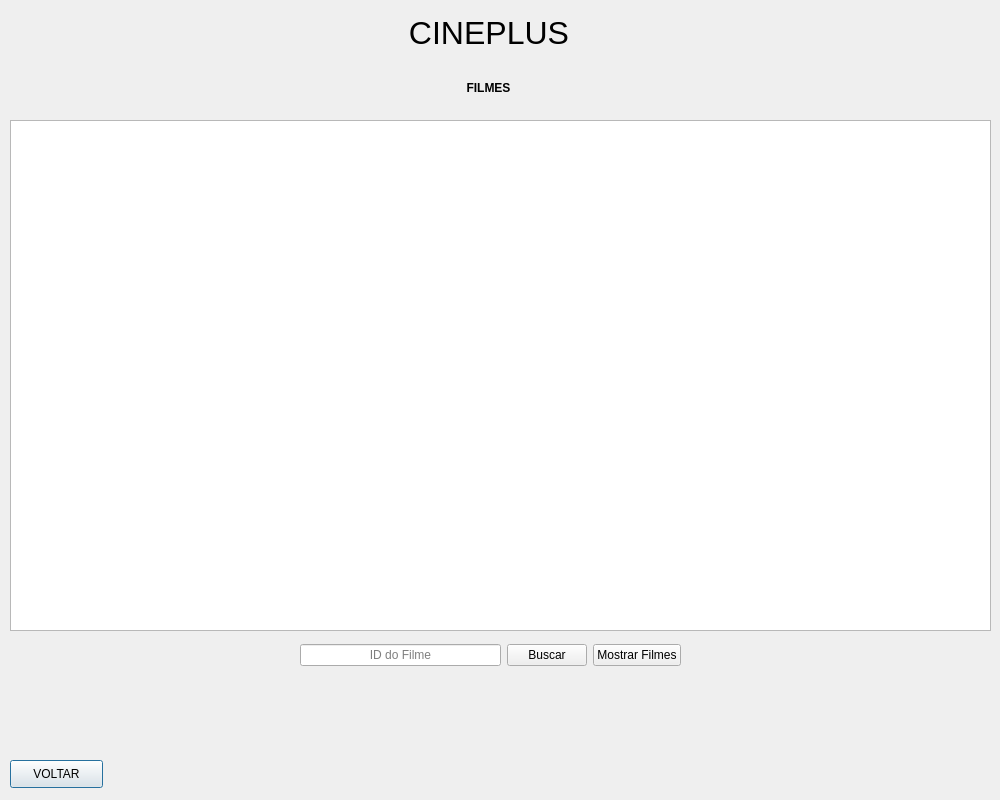
<?xml version="1.0" encoding="UTF-8"?>
<ui version="4.0">
 <class>Dialog</class>
 <widget class="QDialog" name="Dialog">
  <property name="geometry">
   <rect>
    <x>0</x>
    <y>0</y>
    <width>1000</width>
    <height>800</height>
   </rect>
  </property>
  <property name="sizePolicy">
   <sizepolicy hsizetype="Fixed" vsizetype="Fixed">
    <horstretch>0</horstretch>
    <verstretch>0</verstretch>
   </sizepolicy>
  </property>
  <property name="minimumSize">
   <size>
    <width>1000</width>
    <height>800</height>
   </size>
  </property>
  <property name="maximumSize">
   <size>
    <width>1000</width>
    <height>800</height>
   </size>
  </property>
  <property name="windowTitle">
   <string>Dialog</string>
  </property>
  <widget class="QPushButton" name="pushButton_4">
   <property name="geometry">
    <rect>
     <x>10</x>
     <y>760</y>
     <width>93</width>
     <height>28</height>
    </rect>
   </property>
   <property name="text">
    <string>VOLTAR</string>
   </property>
  </widget>
  <widget class="QListView" name="listView">
   <property name="geometry">
    <rect>
     <x>10</x>
     <y>120</y>
     <width>981</width>
     <height>511</height>
    </rect>
   </property>
  </widget>
  <widget class="QLabel" name="label_2">
   <property name="geometry">
    <rect>
     <x>430</x>
     <y>80</y>
     <width>117</width>
     <height>16</height>
    </rect>
   </property>
   <property name="text">
    <string>&lt;html&gt;&lt;head/&gt;&lt;body&gt;&lt;p align=&quot;center&quot;&gt;&lt;span style=&quot; font-weight:600;&quot;&gt;FILMES&lt;/span&gt;&lt;/p&gt;&lt;/body&gt;&lt;/html&gt;</string>
   </property>
  </widget>
  <widget class="QLabel" name="label">
   <property name="geometry">
    <rect>
     <x>400</x>
     <y>10</y>
     <width>178</width>
     <height>48</height>
    </rect>
   </property>
   <property name="text">
    <string>&lt;html&gt;&lt;head/&gt;&lt;body&gt;&lt;p align=&quot;center&quot;&gt;&lt;span style=&quot; font-size:24pt;&quot;&gt;CINEPLUS&lt;/span&gt;&lt;/p&gt;&lt;/body&gt;&lt;/html&gt;</string>
   </property>
  </widget>
  <widget class="QWidget" name="layoutWidget">
   <property name="geometry">
    <rect>
     <x>300</x>
     <y>640</y>
     <width>381</width>
     <height>30</height>
    </rect>
   </property>
   <layout class="QHBoxLayout" name="horizontalLayout">
    <item>
     <widget class="QLineEdit" name="lineEdit_2">
      <property name="alignment">
       <set>Qt::AlignCenter</set>
      </property>
      <property name="placeholderText">
       <string>ID do Filme</string>
      </property>
     </widget>
    </item>
    <item>
     <widget class="QPushButton" name="pushButton_2">
      <property name="text">
       <string>Buscar</string>
      </property>
     </widget>
    </item>
    <item>
     <widget class="QPushButton" name="pushButton_5">
      <property name="text">
       <string>Mostrar Filmes</string>
      </property>
     </widget>
    </item>
   </layout>
  </widget>
 </widget>
 <resources/>
 <connections/>
</ui>
